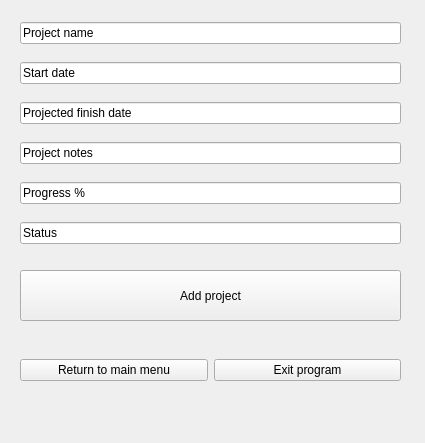
<?xml version="1.0" encoding="UTF-8"?>
<ui version="4.0">
 <class>add_everyday_project</class>
 <widget class="QWidget" name="add_everyday_project">
  <property name="geometry">
   <rect>
    <x>0</x>
    <y>0</y>
    <width>425</width>
    <height>443</height>
   </rect>
  </property>
  <property name="windowTitle">
   <string>Form</string>
  </property>
  <widget class="QPushButton" name="everyday_project_add_button">
   <property name="geometry">
    <rect>
     <x>20</x>
     <y>270</y>
     <width>381</width>
     <height>51</height>
    </rect>
   </property>
   <property name="text">
    <string>Add project</string>
   </property>
  </widget>
  <widget class="QWidget" name="layoutWidget">
   <property name="geometry">
    <rect>
     <x>20</x>
     <y>330</y>
     <width>381</width>
     <height>81</height>
    </rect>
   </property>
   <layout class="QHBoxLayout" name="everyday_return_exit_layout">
    <item>
     <widget class="QPushButton" name="everyday_return_button">
      <property name="text">
       <string>Return to main menu</string>
      </property>
     </widget>
    </item>
    <item>
     <widget class="QPushButton" name="everyday_exit_button">
      <property name="text">
       <string>Exit program</string>
      </property>
     </widget>
    </item>
   </layout>
  </widget>
  <widget class="QWidget" name="layoutWidget">
   <property name="geometry">
    <rect>
     <x>20</x>
     <y>10</y>
     <width>381</width>
     <height>251</height>
    </rect>
   </property>
   <layout class="QVBoxLayout" name="everyday_line_edits">
    <item>
     <widget class="QLineEdit" name="everyday_name_line_edit">
      <property name="text">
       <string>Project name</string>
      </property>
     </widget>
    </item>
    <item>
     <widget class="QLineEdit" name="everyday_start_line_edit">
      <property name="text">
       <string>Start date</string>
      </property>
     </widget>
    </item>
    <item>
     <widget class="QLineEdit" name="everyday_finish_line_edit">
      <property name="text">
       <string>Projected finish date</string>
      </property>
     </widget>
    </item>
    <item>
     <widget class="QLineEdit" name="everyday_progress_line_edit_2">
      <property name="text">
       <string>Project notes</string>
      </property>
     </widget>
    </item>
    <item>
     <widget class="QLineEdit" name="everyday_progress_line_edit">
      <property name="text">
       <string>Progress %</string>
      </property>
     </widget>
    </item>
    <item>
     <widget class="QLineEdit" name="everyday_status_line_edit">
      <property name="text">
       <string>Status</string>
      </property>
     </widget>
    </item>
   </layout>
  </widget>
 </widget>
 <resources/>
 <connections/>
</ui>
